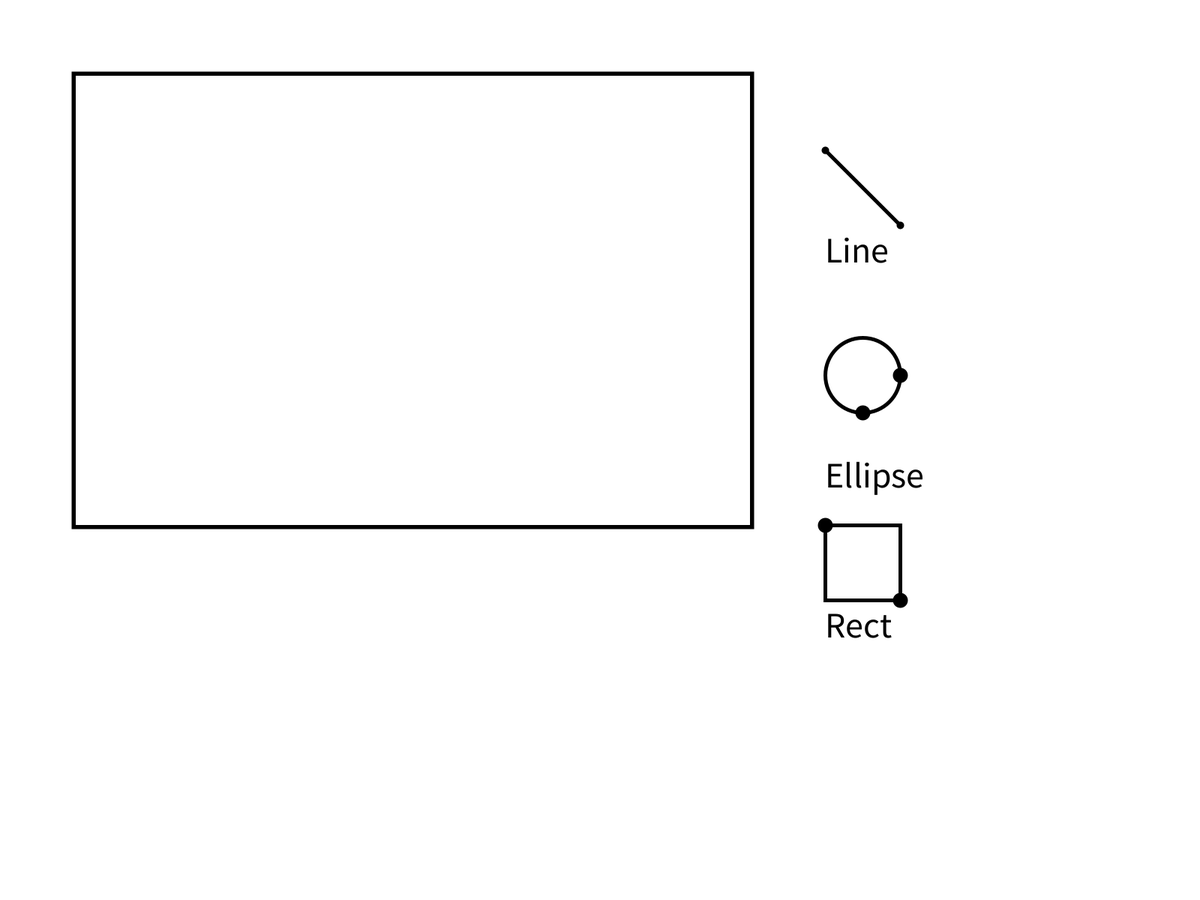
Frame 1 (no input)
Frame 60 (the mouse pressed at the canvas centre just before this capture): identical to frame 1, image omitted
Frame 120 (the mouse held since frame 60 and released just before this capture): identical to frame 1, image omitted

The Processing sketch that drew this single still picture (run headless with seeded random() and noise(); from frame 60 on, the mouse is pressed at the canvas centre):

// Processing sketch: ProcesssingMaker
// ── ProcesssingMaker.pde
void setup(){
  fullScreen();
  background(255);
  strokeWeight(10);
  fill(150);
  rect(100,100,900,600);
  fill(255);
  strokeWeight(1);
  rect(100,100,900,600);
  drawToolbar();
  rectMode(CORNERS);
}
Shapes drawn[]=new Shapes[1000];
void draw(){
  
}
void drawToolbar(){
  
  //Line---
  strokeWeight(5);
  line(1100,200,1200,300);
  strokeWeight(10);
  point(1100,200);
  point(1200,300);
  fill(0);
  textSize(48);
  text("Line",1100,350);
  //
  
  //Ellipse---
  strokeWeight(5);
  fill(255);
  ellipse(1150,500,100,100);
  strokeWeight(20);
  point(1200,500);
  point(1150,550);
  fill(0);
  text("Ellipse",1100,650);
  //
  
  //Rect---
  rectMode(CORNERS);
  strokeWeight(5);
  fill(255);
  rect(1100,700,1200,800);
  strokeWeight(20);
  point(1100,700);
  point(1200,800);
  fill(0);
  text("Rect",1100,850);
  
  //Triangle
}

// ── Shapes.pde
public class Shapes{
  Shapes(){
  
  }
}
